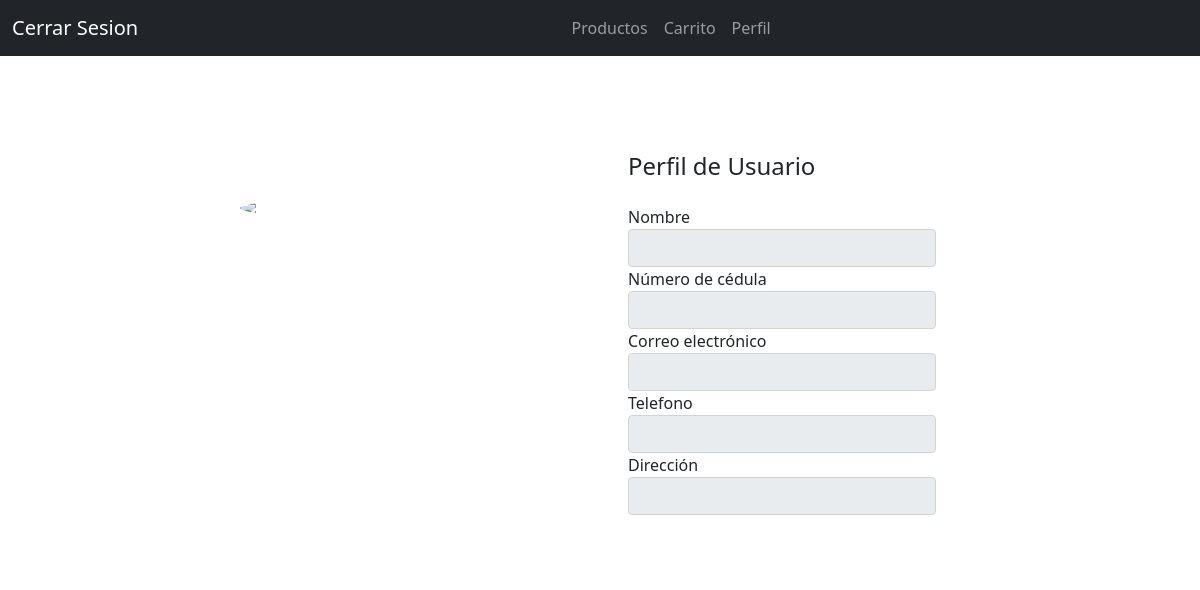
/perfil/4, run on an earlier commit of the app's database.
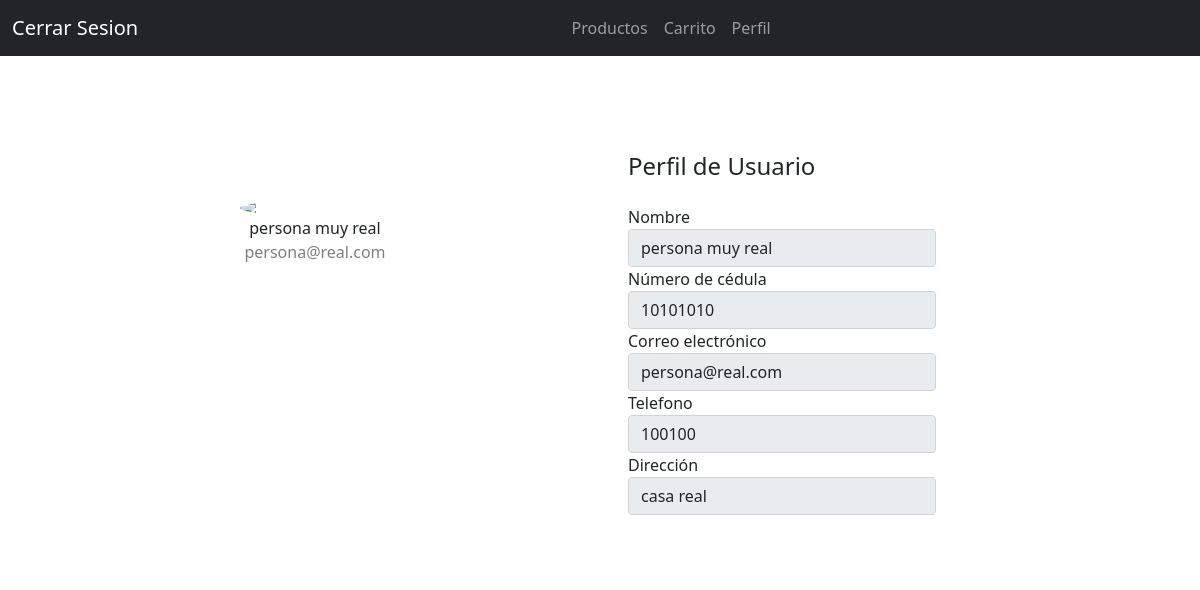
And on a later commit of the database.
### index.py (models this page shows)
class Usuario(db.Model):
    id = db.Column(db.Integer, primary_key=True)
    nombre = db.Column(db.String(80))
    cedula = db.Column(db.String(80), unique=True)
    correo = db.Column(db.String(120))
    contrasena = db.Column(db.String(80))
    tarjeta = db.Column(db.String(80))
    codigo = db.Column(db.String(80))
    fecha = db.Column(db.String(80))
    direccion = db.Column(db.String(200))
    telefono = db.Column(db.String(80))
    carrito = db.column(db.String(1000))

### index.py (the view)
@app.route('/perfil/<idu>', methods=['POST', 'GET'])
def perfil(idu):
    usuario = Usuario.query.filter_by(id=idu).first()
    if request.method == 'POST':
        return render_template('perfil.html', usuario=usuario)
    else:
        return render_template('perfil.html', usuario=usuario)

### templates/perfil.html (shortened to what this page needs)
<!DOCTYPE html>
<html lang="en">
<head>
    <link rel="stylesheet" href="https://cdn.jsdelivr.net/npm/bootstrap@5.0.0-alpha1/dist/css/bootstrap.min.css">
    <link href="https://cdn.jsdelivr.net/npm/bootstrap@5.1.3/dist/css/bootstrap.min.css" rel="stylesheet"
>
</head>
<body>
    <nav class="navbar navbar-expand-md navbar-dark bg-dark">
        <div class="container-fluid">
            <a class="navbar-brand" href="/">Cerrar Sesion</a>
            <div class="collapse navbar-collapse" id="navbarNav">
                <ul class="navbar-nav mx-auto">
                    <li class="nav-item">
                        <a class="nav-link" href="{{ url_for('productos', idu=usuario.id) }}">Productos</a>
                    </li>
                    <li class="nav-item">
                        <a class="nav-link" href="{{ url_for('carrito', idu=usuario.id) }}">Carrito</a>
                    </li>
                    <li class="nav-item">
                        <a class="nav-link" href="">Perfil</a>
                    </li>
                </ul>
            </div>
        </div>
    </nav>
    <div class="container rounded bg-white mt-5 mb-5">
        <div class="row">
            <div class="col-md-6">
                <div class="d-flex flex-column align-items-center text-center py-5">
                    <img class="rounded-circle mt-5" width="150px"
                        src="https://st3.depositphotos.com/15648834/17930/v/600/depositphotos_179308454-stock-illustration-unknown-person-silhouette-glasses-profile.jpg">
                    <span class="font-weight-bold">{{usuario.nombre}}</span><span
                        class="text-black-50">{{usuario.correo}}</span>
                </div>
            </div>
            <div class="col-md-5">
                <div class="p-3 py-5">
                    <div class="d-flex align-items-center mb-3">
                        <h4 class="text-center">Perfil de Usuario</h4>
                    </div>
                    <div class="row mt-3">
                        <div class="col-md-9"><label class="labels">Nombre</label><input class="form-control"
                                value="{{usuario.nombre}}" readonly="readonly"></div>
                        <div class="col-md-9"><label class="labels">Número de cédula</label><input type="text"
                                class="form-control" value="{{usuario.cedula}}" readonly="readonly"></div>
                        <div class="col-md-9"><label class="labels">Correo electrónico</label><input type="text"
                                class="form-control" value="{{usuario.correo}}" readonly="readonly"></div>
                        <div class="col-md-9"><label class="labels">Telefono</label><input type="text"
                                class="form-control" value="{{usuario.telefono}}" readonly="readonly"></div>
                        <div class="col-md-9"><label class="labels">Dirección</label><input type="text"
                                class="form-control" value="{{usuario.direccion}}" readonly="readonly"></div>
                    </div>
                </div>
            </div>
        </div>
    </div>
</body>
</html>

What changed in the data, as far as the page shows it:
added Usuario: nombre "persona muy real", correo "persona@real.com", cedula "10101010", telefono "100100", direccion "casa real"
